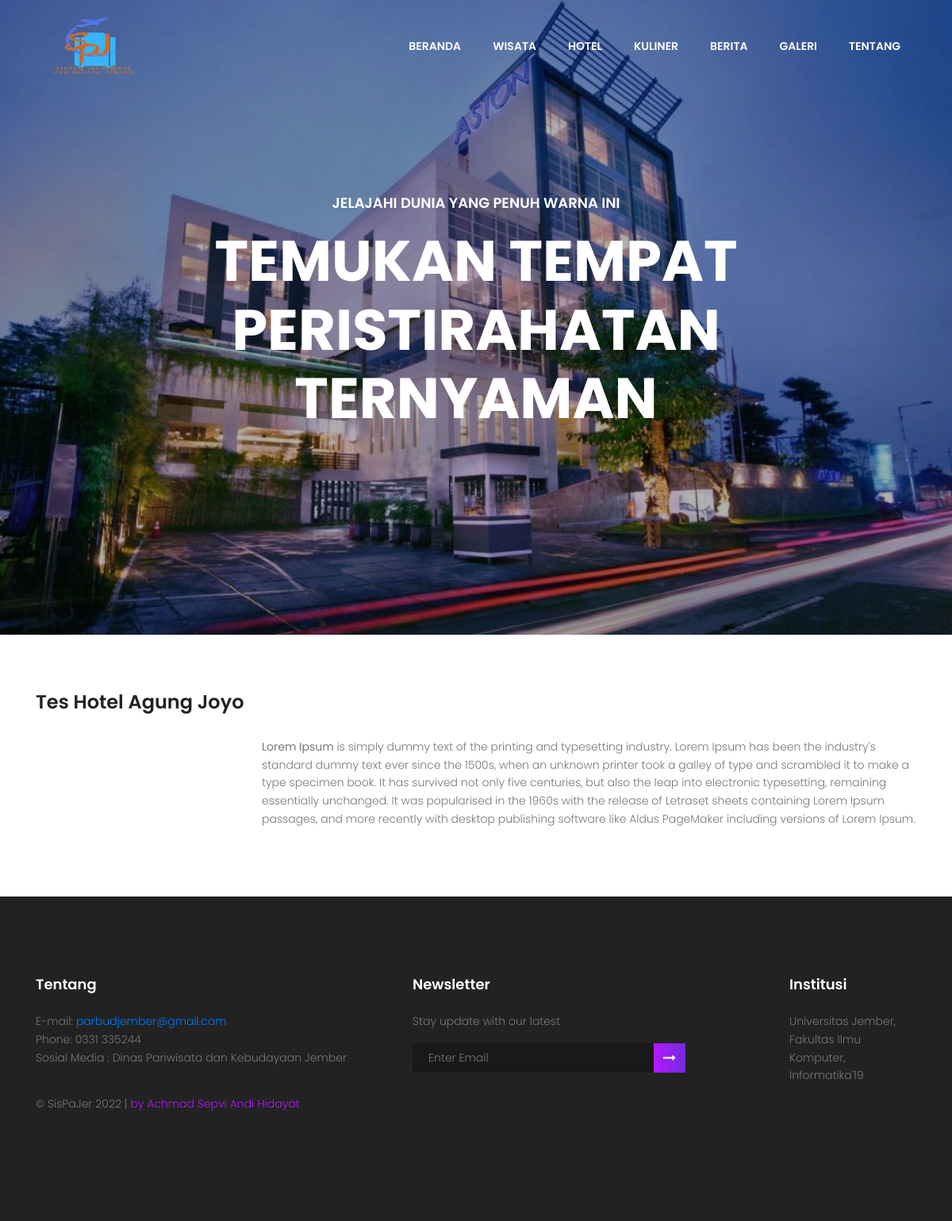
The page /pages/hotel/hotel.php on the database its author committed.
### tables this page shows
CREATE TABLE `tb_hotel` (
  `idHotel` int(11) NOT NULL,
  `namaHotel` varchar(70) NOT NULL,
  `deskripsi` text NOT NULL,
  `gambar` text NOT NULL
);

### pages/hotel/hotel.php (the view, shortened to what this page needs)
<!DOCTYPE html>
<html lang="en" class="no-js">
<?php include '../header.php' ?>
<body>
	<section class="banner-area" id="home">
		<header class="default-header">
			<nav class="navbar navbar-expand-lg navbar-light">
				<div class="container">
					<a class="navbar-brand" href="../../index.php">
						<img src="../../assets/images/spj4.PNG" width="150px" height="90px" alt="">
					</a>
					<div class="collapse navbar-collapse justify-content-end align-items-center"
						id="navbarSupportedContent">
						<ul class="navbar-nav">
							<li><a href="../../index.php">Beranda</a></li>
							<li><a href="../wisata/wisata.php">Wisata</a></li>
							<li><a href="">Hotel</a></li>
							<li><a href="../kuliner/kuliner.php">Kuliner</a></li>
							<li><a href="../event/event.php">Berita</a></li>
							<li><a href="../galeri/galeri.php">Galeri</a></li>
							<li><a href="../tentang/tentang.php">Tentang</a></li>
						</ul>
					</div>
				</div>
			</nav>
		</header>
	</section>
    <section class="default-banner active-blog-slider">
		<div class="item-slider relative" style="background: url('../../assets/images/hotel/banner2.jpg');background-size: cover;">
			<div class="container">
				<div class="row fullscreen justify-content-center align-items-center">
					<div class="col-md-10 col-12">
						<div class="banner-content text-center">
							<h4 class="text-white mb-20 text-uppercase">Jelajahi Dunia Yang Penuh Warna Ini</h4>
							<h1 class="text-uppercase text-white">Temukan Tempat Peristirahatan Ternyaman</h1>
						</div>
					</div>
				</div>
			</div>
		</div>
	</section>
    <div class="whole-wrap">
        <div class="container">
			<?php
				$sql = "SELECT * FROM tb_hotel ORDER BY idHotel DESC";
				$query = mysqli_query($con, $sql);
				$count = 0;
				while ($data = mysqli_fetch_array($query)) {
					$count = $count + 1;
					if ($count % 2 == 0) { ?>
						<div class="section-top-border text-right">
					<?php } else { ?>
						<div class="section-top-border">
					<?php } ?>
					<h3 class="mb-30"><?= $data['namaHotel']; ?></h3>
					<div class="row">
						<div class="col-md-3">
						</div>
						<div class="col-md-9 mt-sm-20">
							<?= htmlspecialchars_decode($data['deskripsi']); ?>
						</div>
					</div>
				</div>
			<?php } ?>
        </div>
    </div>
	<?php include '../footer.php' ?>
</body>
</html>

### assets/css/main.css (style rules this page uses)
body { color: #777777; font-family: "Poppins", sans-serif; font-size: 14px; font-weight: 300; line-height: 1.625em; position: relative; }
ol, ul { margin: 0; padding: 0; list-style: none; }
a { -webkit-transition: all 0.3s ease 0s; -moz-transition: all 0.3s ease 0s; -o-transition: all 0.3s ease 0s; transition: all 0.3s ease 0s; }
a, a:focus, a:hover { text-decoration: none; outline: 0; }
h1, h2, h3, h4, h5, h6 { font-family: "Poppins", sans-serif; color: #222222; line-height: 1.2em !important; margin-bottom: 0; margin-top: 0; font-weight: 600; }
h1, .h1 { font-size: 36px; }
h3, .h3 { font-size: 24px; }
h4, .h4 { font-size: 18px; }
.mb-20 { margin-bottom: 20px; }
.mb-30 { margin-bottom: 30px; }
.text-white { color: #fff; }
.text-center { text-align: center; }
.relative { position: relative; }
h1 { font-size: 36px; }
h3 { font-size: 24px; }
h4 { font-size: 18px; }
h1, h2, h3, h4, h5, h6 { line-height: 1.5em; }
.default-header { position: absolute; top: 0; left: 0; width: 100%; z-index: 9; }
.navbar-nav a { text-transform: uppercase; font-weight: 600; color: #fff; padding: 20px; }
.default-header { background-color: transparent; width: 100% !important; }
.default-banner { margin-top: -48px; }
.default-banner h1 { color: #222; font-size: 72px; font-weight: 700; line-height: 1em; margin-bottom: 10px; }
.whole-wrap { background-color: #fff; }
.section-top-border { padding: 70px 0; border-top: 1px dotted #eee; }

### rows shown on the page
tb_hotel: namaHotel "Tes Hotel Agung Joyo", deskripsi "Lorem Ipsum is simply dummy text of the printing and typesetting industry. Lorem Ipsum has been the industry's standard dummy text ever since the 1500s, when an unknown printer took a galley of type and scrambled it to make a type specimen book. It has survived not only five centuries, but also the leap into electronic typesetting, remaining essentially unchanged. It was popularised in the 1960s with the release of Letraset sheets containing Lorem Ipsum passages, and more recently with desktop publishing software like Aldus PageMaker including versions of Lorem Ipsum."
